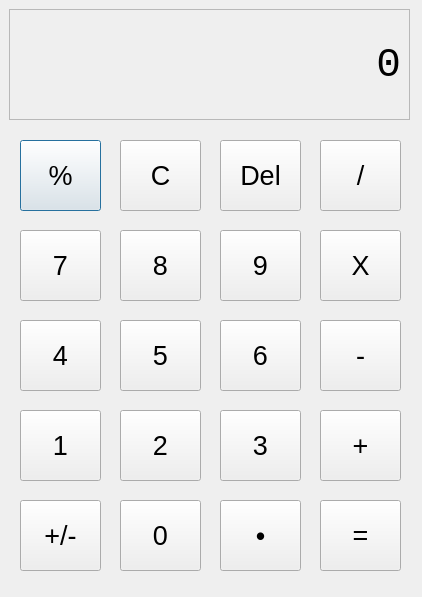
<?xml version="1.0" encoding="UTF-8"?>
<ui version="4.0">
 <class>Dialog</class>
 <widget class="QDialog" name="Dialog">
  <property name="geometry">
   <rect>
    <x>0</x>
    <y>0</y>
    <width>422</width>
    <height>597</height>
   </rect>
  </property>
  <property name="windowTitle">
   <string>Dialog</string>
  </property>
  <widget class="QLabel" name="output">
   <property name="geometry">
    <rect>
     <x>20</x>
     <y>10</y>
     <width>381</width>
     <height>111</height>
    </rect>
   </property>
   <property name="font">
    <font>
     <family>consolas</family>
     <pointsize>31</pointsize>
     <strikeout>false</strikeout>
    </font>
   </property>
   <property name="focusPolicy">
    <enum>Qt::ClickFocus</enum>
   </property>
   <property name="layoutDirection">
    <enum>Qt::LeftToRight</enum>
   </property>
   <property name="styleSheet">
    <string notr="true">font-family: &quot;consolas&quot;;
font-size: &quot;20pc&quot;;
border: solid 1px white;</string>
   </property>
   <property name="lineWidth">
    <number>20</number>
   </property>
   <property name="text">
    <string>0</string>
   </property>
   <property name="alignment">
    <set>Qt::AlignRight|Qt::AlignTrailing|Qt::AlignVCenter</set>
   </property>
   <property name="buddy">
    <cstring></cstring>
   </property>
  </widget>
  <widget class="QPushButton" name="btnMOD">
   <property name="geometry">
    <rect>
     <x>20</x>
     <y>140</y>
     <width>81</width>
     <height>71</height>
    </rect>
   </property>
   <property name="font">
    <font>
     <family>Arial</family>
     <pointsize>20</pointsize>
    </font>
   </property>
   <property name="text">
    <string>%</string>
   </property>
  </widget>
  <widget class="QPushButton" name="btnCLR">
   <property name="geometry">
    <rect>
     <x>120</x>
     <y>140</y>
     <width>81</width>
     <height>71</height>
    </rect>
   </property>
   <property name="font">
    <font>
     <family>Arial</family>
     <pointsize>20</pointsize>
    </font>
   </property>
   <property name="text">
    <string>C</string>
   </property>
  </widget>
  <widget class="QPushButton" name="btnDEL">
   <property name="geometry">
    <rect>
     <x>220</x>
     <y>140</y>
     <width>81</width>
     <height>71</height>
    </rect>
   </property>
   <property name="font">
    <font>
     <family>Arial</family>
     <pointsize>20</pointsize>
    </font>
   </property>
   <property name="text">
    <string>Del</string>
   </property>
  </widget>
  <widget class="QPushButton" name="btnDIV">
   <property name="geometry">
    <rect>
     <x>320</x>
     <y>140</y>
     <width>81</width>
     <height>71</height>
    </rect>
   </property>
   <property name="font">
    <font>
     <family>Arial</family>
     <pointsize>20</pointsize>
    </font>
   </property>
   <property name="text">
    <string>/</string>
   </property>
  </widget>
  <widget class="QPushButton" name="btn9">
   <property name="geometry">
    <rect>
     <x>220</x>
     <y>230</y>
     <width>81</width>
     <height>71</height>
    </rect>
   </property>
   <property name="font">
    <font>
     <family>Arial</family>
     <pointsize>20</pointsize>
    </font>
   </property>
   <property name="text">
    <string>9</string>
   </property>
  </widget>
  <widget class="QPushButton" name="btn8">
   <property name="geometry">
    <rect>
     <x>120</x>
     <y>230</y>
     <width>81</width>
     <height>71</height>
    </rect>
   </property>
   <property name="font">
    <font>
     <family>Arial</family>
     <pointsize>20</pointsize>
    </font>
   </property>
   <property name="text">
    <string>8</string>
   </property>
  </widget>
  <widget class="QPushButton" name="btn7">
   <property name="geometry">
    <rect>
     <x>20</x>
     <y>230</y>
     <width>81</width>
     <height>71</height>
    </rect>
   </property>
   <property name="font">
    <font>
     <family>Arial</family>
     <pointsize>20</pointsize>
    </font>
   </property>
   <property name="text">
    <string>7</string>
   </property>
  </widget>
  <widget class="QPushButton" name="btnPRO">
   <property name="geometry">
    <rect>
     <x>320</x>
     <y>230</y>
     <width>81</width>
     <height>71</height>
    </rect>
   </property>
   <property name="font">
    <font>
     <family>Arial</family>
     <pointsize>20</pointsize>
    </font>
   </property>
   <property name="text">
    <string>X</string>
   </property>
  </widget>
  <widget class="QPushButton" name="btn6">
   <property name="geometry">
    <rect>
     <x>220</x>
     <y>320</y>
     <width>81</width>
     <height>71</height>
    </rect>
   </property>
   <property name="font">
    <font>
     <family>Arial</family>
     <pointsize>20</pointsize>
    </font>
   </property>
   <property name="text">
    <string>6</string>
   </property>
  </widget>
  <widget class="QPushButton" name="btn5">
   <property name="geometry">
    <rect>
     <x>120</x>
     <y>320</y>
     <width>81</width>
     <height>71</height>
    </rect>
   </property>
   <property name="font">
    <font>
     <family>Arial</family>
     <pointsize>20</pointsize>
    </font>
   </property>
   <property name="text">
    <string>5</string>
   </property>
  </widget>
  <widget class="QPushButton" name="btn4">
   <property name="geometry">
    <rect>
     <x>20</x>
     <y>320</y>
     <width>81</width>
     <height>71</height>
    </rect>
   </property>
   <property name="font">
    <font>
     <family>Arial</family>
     <pointsize>20</pointsize>
    </font>
   </property>
   <property name="text">
    <string>4</string>
   </property>
  </widget>
  <widget class="QPushButton" name="btnMINUS">
   <property name="geometry">
    <rect>
     <x>320</x>
     <y>320</y>
     <width>81</width>
     <height>71</height>
    </rect>
   </property>
   <property name="font">
    <font>
     <family>Arial</family>
     <pointsize>20</pointsize>
    </font>
   </property>
   <property name="text">
    <string>-</string>
   </property>
  </widget>
  <widget class="QPushButton" name="btn3">
   <property name="geometry">
    <rect>
     <x>220</x>
     <y>410</y>
     <width>81</width>
     <height>71</height>
    </rect>
   </property>
   <property name="font">
    <font>
     <family>Arial</family>
     <pointsize>20</pointsize>
    </font>
   </property>
   <property name="text">
    <string>3</string>
   </property>
  </widget>
  <widget class="QPushButton" name="btn2">
   <property name="geometry">
    <rect>
     <x>120</x>
     <y>410</y>
     <width>81</width>
     <height>71</height>
    </rect>
   </property>
   <property name="font">
    <font>
     <family>Arial</family>
     <pointsize>20</pointsize>
    </font>
   </property>
   <property name="text">
    <string>2</string>
   </property>
  </widget>
  <widget class="QPushButton" name="btn1">
   <property name="geometry">
    <rect>
     <x>20</x>
     <y>410</y>
     <width>81</width>
     <height>71</height>
    </rect>
   </property>
   <property name="font">
    <font>
     <family>Arial</family>
     <pointsize>20</pointsize>
    </font>
   </property>
   <property name="text">
    <string>1</string>
   </property>
  </widget>
  <widget class="QPushButton" name="btnPLUS">
   <property name="geometry">
    <rect>
     <x>320</x>
     <y>410</y>
     <width>81</width>
     <height>71</height>
    </rect>
   </property>
   <property name="font">
    <font>
     <family>Arial</family>
     <pointsize>20</pointsize>
    </font>
   </property>
   <property name="text">
    <string>+</string>
   </property>
  </widget>
  <widget class="QPushButton" name="btnPNT">
   <property name="geometry">
    <rect>
     <x>220</x>
     <y>500</y>
     <width>81</width>
     <height>71</height>
    </rect>
   </property>
   <property name="font">
    <font>
     <family>Arial</family>
     <pointsize>20</pointsize>
    </font>
   </property>
   <property name="text">
    <string>•</string>
   </property>
  </widget>
  <widget class="QPushButton" name="btn0">
   <property name="geometry">
    <rect>
     <x>120</x>
     <y>500</y>
     <width>81</width>
     <height>71</height>
    </rect>
   </property>
   <property name="font">
    <font>
     <family>Arial</family>
     <pointsize>20</pointsize>
    </font>
   </property>
   <property name="text">
    <string>0</string>
   </property>
  </widget>
  <widget class="QPushButton" name="btnPM">
   <property name="geometry">
    <rect>
     <x>20</x>
     <y>500</y>
     <width>81</width>
     <height>71</height>
    </rect>
   </property>
   <property name="font">
    <font>
     <family>Arial</family>
     <pointsize>20</pointsize>
    </font>
   </property>
   <property name="text">
    <string>+/-</string>
   </property>
  </widget>
  <widget class="QPushButton" name="btnCAL">
   <property name="geometry">
    <rect>
     <x>320</x>
     <y>500</y>
     <width>81</width>
     <height>71</height>
    </rect>
   </property>
   <property name="font">
    <font>
     <family>Arial</family>
     <pointsize>20</pointsize>
    </font>
   </property>
   <property name="text">
    <string>=</string>
   </property>
  </widget>
  <widget class="QFrame" name="frame">
   <property name="geometry">
    <rect>
     <x>9</x>
     <y>9</y>
     <width>401</width>
     <height>111</height>
    </rect>
   </property>
   <property name="frameShape">
    <enum>QFrame::StyledPanel</enum>
   </property>
   <property name="frameShadow">
    <enum>QFrame::Plain</enum>
   </property>
  </widget>
  <zorder>frame</zorder>
  <zorder>output</zorder>
  <zorder>btnMOD</zorder>
  <zorder>btnCLR</zorder>
  <zorder>btnDEL</zorder>
  <zorder>btnDIV</zorder>
  <zorder>btn9</zorder>
  <zorder>btn8</zorder>
  <zorder>btn7</zorder>
  <zorder>btnPRO</zorder>
  <zorder>btn6</zorder>
  <zorder>btn5</zorder>
  <zorder>btn4</zorder>
  <zorder>btnMINUS</zorder>
  <zorder>btn3</zorder>
  <zorder>btn2</zorder>
  <zorder>btn1</zorder>
  <zorder>btnPLUS</zorder>
  <zorder>btnPNT</zorder>
  <zorder>btn0</zorder>
  <zorder>btnPM</zorder>
  <zorder>btnCAL</zorder>
 </widget>
 <resources/>
 <connections/>
</ui>
